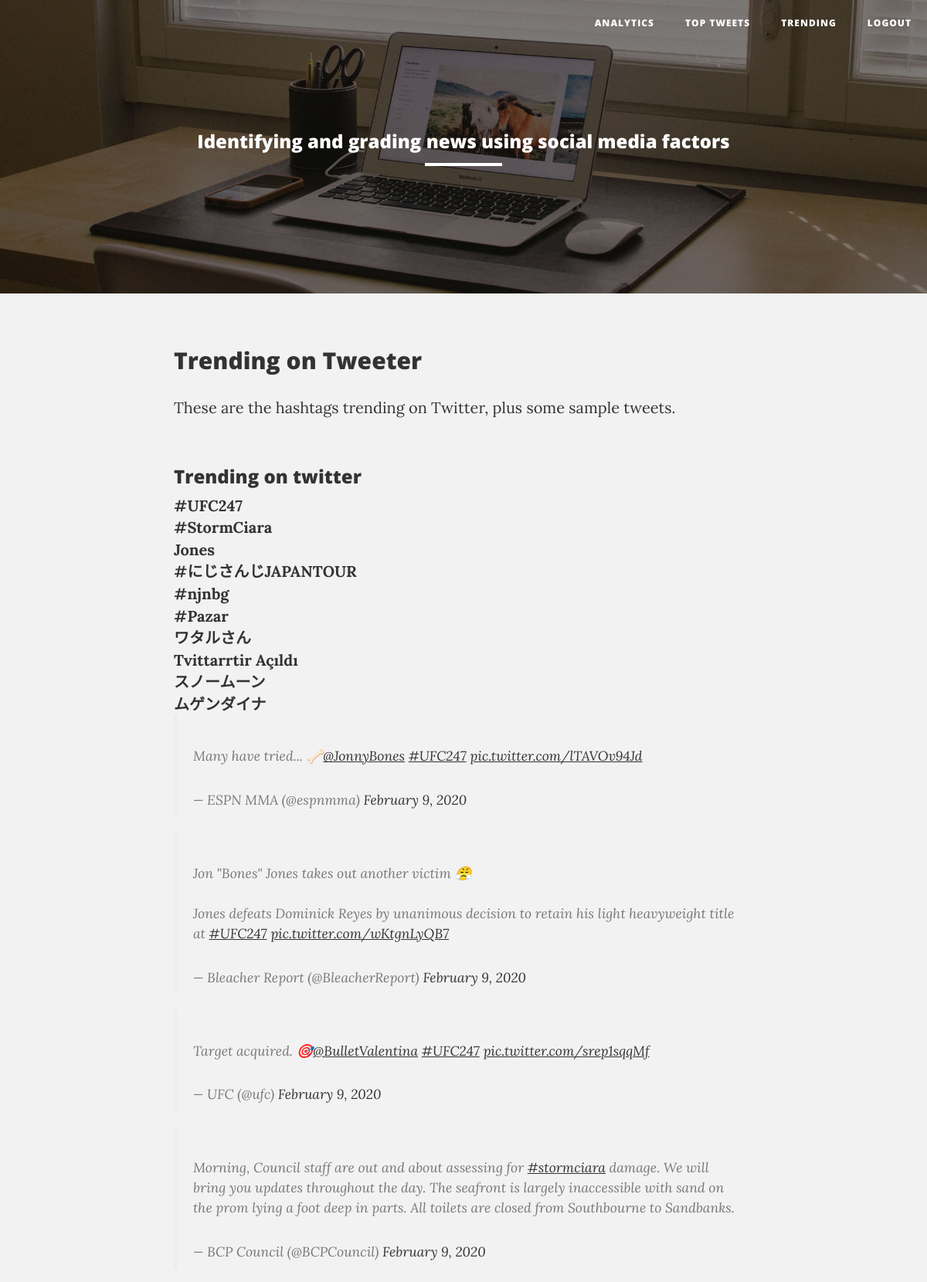
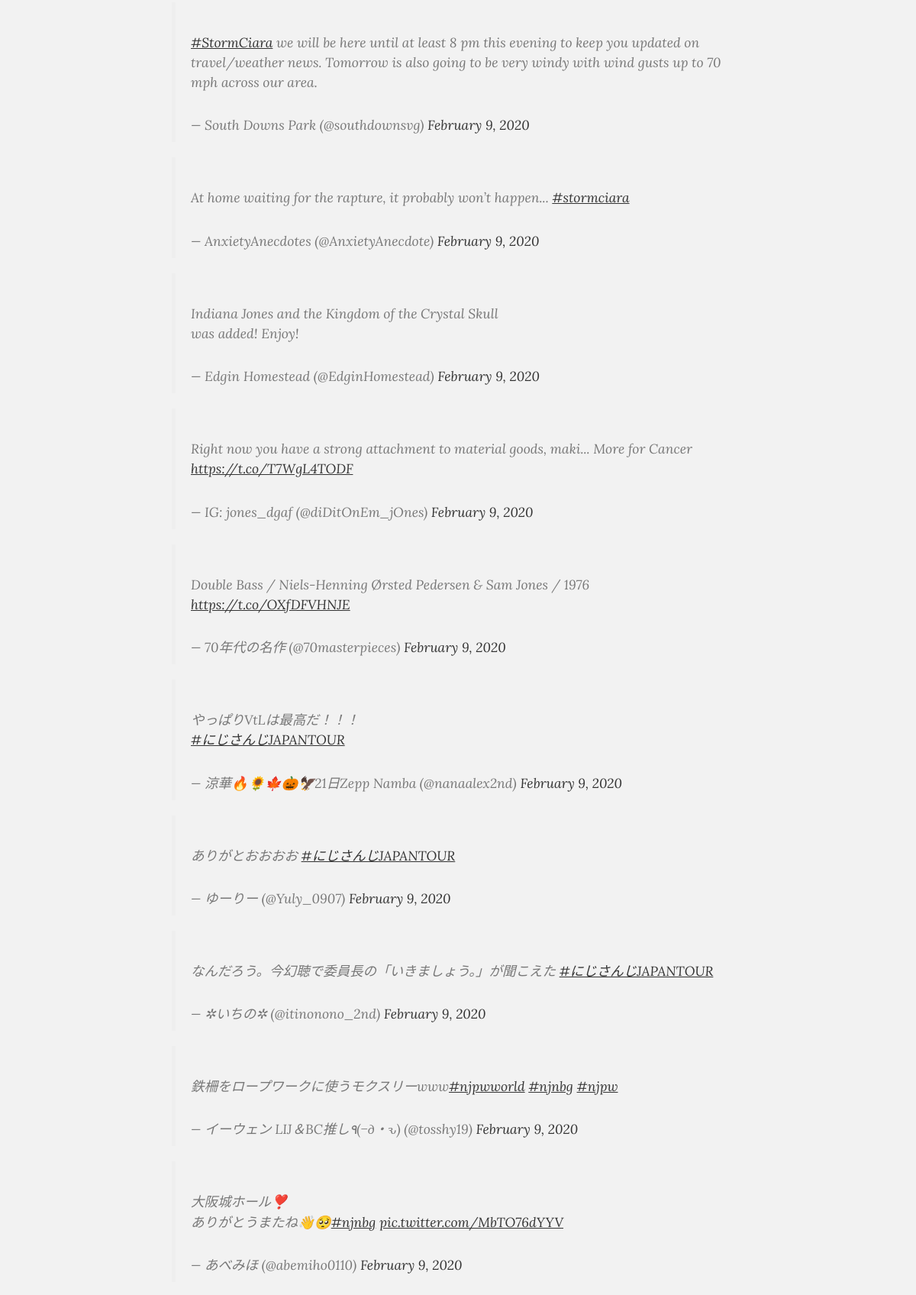
The page /trends (upper part) on the database its author committed (2 pictures, top to bottom).
### tables this page shows
CREATE TABLE trend_data (trend TEXT, trend_id1 TEXT, trend_id2 TEXT, trend_id3 TEXT, datetime TEXT);

### app.py (the view)
@app.route("/trends")
def trends():
    trend, trend_tweets, datetime_trends = get_trends()
    return render_template("trends.html", trend=trend, trend_tweets=trend_tweets, datetime_trends=datetime_trends)

### app.py (called while the page is built)
def get_trends():
    conn = sqlite3.connect(db)
    conn.row_factory = sqlite3.Row
    cn = conn.cursor()
    cn.execute("SELECT * FROM trend_data ORDER BY datetime DESC LIMIT 10")  # return top 10 trends
    trend = []
    trend_tweets = []
    result = cn.fetchall()
    datetime_trends = result[0]['datetime']
    for tt in result:
        trend.append(tt['trend'])
        trend_tweets.append(tt['trend_id1'])
        trend_tweets.append(tt['trend_id2'])
        trend_tweets.append(tt['trend_id3'])
    conn.close()
    return trend, trend_tweets, datetime_trends

### templates/trends.html (shortened to what this page needs)
{% extends "index.html" %}
{% block main %}
    <div class="container">
        <div class="row">
            <div class="col-lg-8 col-lg-offset-2 col-md-10 col-md-offset-1">
                <h2 class="post-title">Trending on Tweeter</h2>
                <p class="post-subtitle">
                    These are the hashtags trending on Twitter, plus some sample tweets.
                </p>
                <hr>
                <p>
                    <h3>Trending on twitter</h3>
                    {% for t in trend %}
                        <strong> {{ t | safe }}</strong><br>
                    {% endfor %}
                    {% for tt in trend_tweets %}
                        {{ tt | safe }}
                    {% endfor %}
                </p>
                <br/><br/>
            </div>
        </div>
    </div>
{% endblock %}

### rows shown on the page
trend_data: trend "#UFC247", trend_id1 "Many have tried... 🦴 @JonnyBones #UFC247 pic.twitter.com/lTAVOv94Jd — ESPN MMA (@espnmma) February 9, 2020", trend_id2 "Jon \"Bones\" Jones takes out another victim 😤 Jones defeats Dominick Reyes by unanimous decision to retain his light heavyweight title at #UFC247 pic.twitter.com/wKtgnLyQB7 — Bleacher Report (@BleacherReport) February 9, 2020", trend_id3 "Target acquired. 🎯 @BulletValentina #UFC247 pic.twitter.com/srep1sqqMf — UFC (@ufc) February 9, 2020"
trend_data: trend "#StormCiara", trend_id1 "Morning, Council staff are out and about assessing for #stormciara damage. We will bring you updates throughout the day. The seafront is largely inaccessible with sand on the prom lying a foot deep in parts. All toilets are closed from Southbourne to Sandbanks. — BCP Council (@BCPCouncil) February 9, 2020", trend_id2 "#StormCiara we will be here until at least 8 pm this evening to keep you updated on travel/weather news. Tomorrow is also going to be very windy with wind gusts up to 70 mph across our area. — South Downs Park (@southdownsvg) February 9, 2020", trend_id3 "At home waiting for the rapture, it probably won’t happen... #stormciara — AnxietyAnecdotes (@AnxietyAnecdote) February 9, 2020"
trend_data: trend "Jones", trend_id1 "Indiana Jones and the Kingdom of the Crystal Skull was added! Enjoy! — Edgin Homestead (@EdginHomestead) February 9, 2020", trend_id2 "Right now you have a strong attachment to material goods, maki... More for Cancer https://t.co/T7WgL4TODF — IG: jones_dgaf (@diDitOnEm_jOnes) February 9, 2020", trend_id3 "Double Bass / Niels-Henning Ørsted Pedersen & Sam Jones / 1976 https://t.co/OXfDFVHNJE — 70年代の名作 (@70masterpieces) February 9, 2020"
trend_data: trend "#にじさんじJAPANTOUR", trend_id1 "やっぱりVtLは最高だ！！！ #にじさんじJAPANTOUR — 涼華🔥🌻🍁🎃🦅21日Zepp Namba (@nanaalex2nd) February 9, 2020", trend_id2 "ありがとおおおお #にじさんじJAPANTOUR — ゆーりー (@Yuly_0907) February 9, 2020", trend_id3 "なんだろう。今幻聴で委員長の「いきましょう。」が聞こえた #にじさんじJAPANTOUR — ✲いちの✲ (@itinonono_2nd) February 9, 2020"
trend_data: trend "#njnbg", trend_id1 "鉄柵をロープワークに使うモクスリーwww #njpwworld #njnbg #njpw — イーウェン LIJ＆BC推し٩(−д・ԅ) (@tosshy19) February 9, 2020", trend_id2 "大阪城ホール❣️ ありがとうまたね👋🥺 #njnbg pic.twitter.com/MbTO76dYYV — あべみほ (@abemiho0110) February 9, 2020"
trend_data: trend "#Pazar"
trend_data: trend "ワタルさん"
trend_data: trend "Tvittarrtir Açıldı"
trend_data: trend "スノームーン"
trend_data: trend "ムゲンダイナ"
